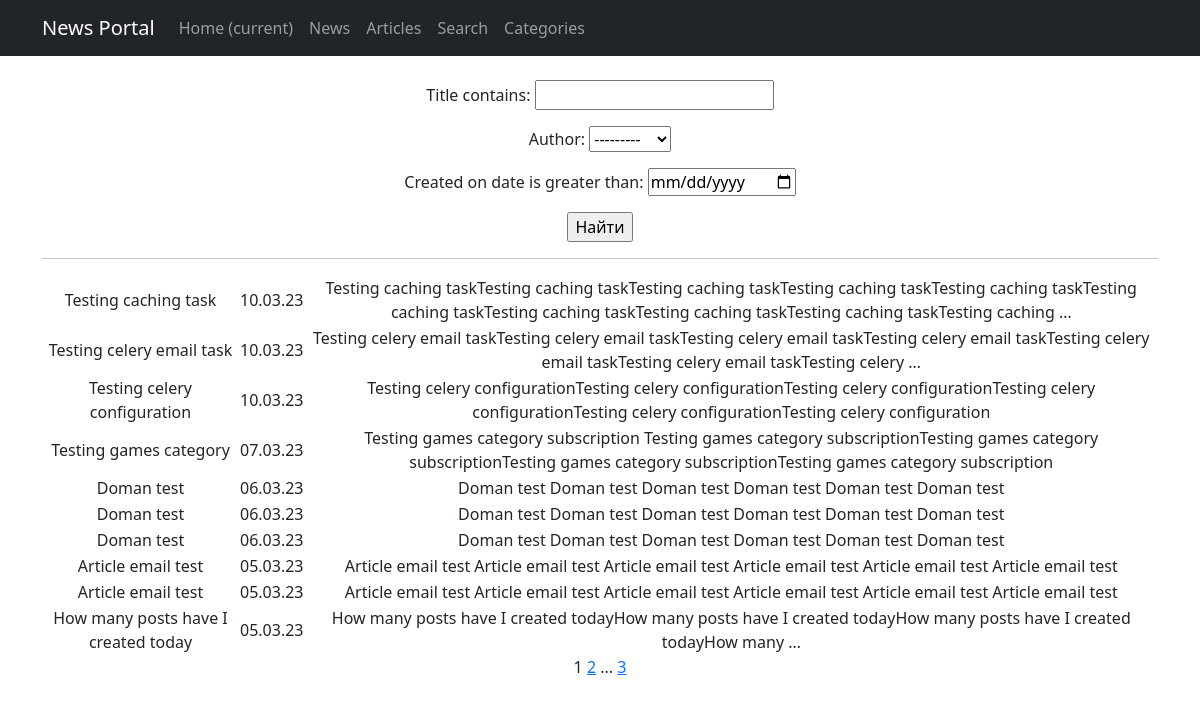
/posts/search/, run on the app's committed database.
### news/models.py (models this page shows, shortened)
class Post(models.Model):
    type = models.CharField(max_length=1, choices=TYPES, default=article)
    created_on = models.DateTimeField(auto_now_add=True)
    title = models.CharField(max_length=255)
    text = models.TextField()
    rating = models.IntegerField(default=0)
    author = models.ForeignKey(Author, on_delete=models.CASCADE)
    categories = models.ManyToManyField(Category, through='PostCategory')

### news/views.py (the view)
# urls.py: path('search/', PostsSearch.as_view(), name='posts_search'),
class PostsSearch(ListView):
    model = Post
    ordering = '-created_on'
    template_name = 'posts_search.html'
    context_object_name = 'posts_search'
    paginate_by = 10
    def get_queryset(self):
        queryset = super().get_queryset()
        self.filterset = PostsFilter(self.request.GET, queryset)
        return self.filterset.qs
    def get_context_data(self, **kwargs):
        context = super().get_context_data(**kwargs)
        context['filterset'] = self.filterset
        return context

### news/models.py (called while the page is built)
    def __str__(self):
        return f"{self.user.username}"

### news/templatetags/custom_filters.py (called while the page is built)
@register.filter()
def censor(text: str):
    if type(text) is not str:
        raise ValueError('censor filter only accepts str values')
    for word in UNDESIRABLE_WORDS:
        text = text.replace(word, f"{word[0]}{'*'*(len(word)-1)}")
        word = word.title()
        text = text.replace(word, f"{word[0]}{'*'*(len(word)-1)}")
    return text

### news/templatetags/custom_tags.py (called while the page is built)
@register.simple_tag(takes_context=True)
def url_replace(context, **kwargs):
    d = context['request'].GET.copy()
    for k, v in kwargs.items():
        d[k] = v
    return d.urlencode()

### templates/posts_search.html (shortened to what this page needs)
{% extends 'flatpages/default.html' %}
{% load custom_filters %}
{% load custom_tags %}
{% block content %}
<br>
<form action="" method="get">
      {{ filterset.form.as_p }}
      <input type="submit" value="Найти"/>
</form>
<hr>
<table>
    {% for post in posts_search %}
    <tr>
        <td>{{ post.title|censor }}</td>
        <td>{{ post.created_on|date:'d.m.y' }}</td>
        <td>{{ post.text|censor|truncatewords:20 }}</td>
    </tr>
    {% endfor %}
</table>
{{ page_obj.number }}
{% if page_obj.has_next %}
    <a href="?{% url_replace page=page_obj.next_page_number %}">{{ page_obj.next_page_number }}</a>
    {% if page_obj.next_page_number != page_obj.paginator.num_pages %}
        ...
        <a href="?{% url_replace page=page_obj.paginator.num_pages %}">{{ page_obj.paginator.num_pages }}</a>
    {% endif %}
{% endif %}
{% endblock content %}

### data on the page
Post: title|censor "Testing caching task", created_on "10.03.23", text|censor "Testing caching taskTesting caching taskTesting caching taskTesting caching taskTesting caching taskTesting caching taskTesting caching taskTesting caching taskTesting caching taskTesting caching …"
Post: title|censor "Testing celery email task", created_on "10.03.23", text|censor "Testing celery email taskTesting celery email taskTesting celery email taskTesting celery email taskTesting celery email taskTesting celery email taskTesting celery …"
Post: title|censor "Testing celery configuration", created_on "10.03.23", text|censor "Testing celery configurationTesting celery configurationTesting celery configurationTesting celery configurationTesting celery configurationTesting celery configuration"
Post: title|censor "Testing games category", created_on "07.03.23", text|censor "Testing games category subscription Testing games category subscriptionTesting games category subscriptionTesting games category subscriptionTesting games category subscription"
Post: title|censor "Doman test", created_on "06.03.23", text|censor "Doman test Doman test Doman test Doman test Doman test Doman test"
Post: title|censor "Doman test", created_on "06.03.23", text|censor "Doman test Doman test Doman test Doman test Doman test Doman test"
Post: title|censor "Doman test", created_on "06.03.23", text|censor "Doman test Doman test Doman test Doman test Doman test Doman test"
Post: title|censor "Article email test", created_on "05.03.23", text|censor "Article email test Article email test Article email test Article email test Article email test Article email test"
Post: title|censor "Article email test", created_on "05.03.23", text|censor "Article email test Article email test Article email test Article email test Article email test Article email test"
Post: title|censor "How many posts have I created today", created_on "05.03.23", text|censor "How many posts have I created todayHow many posts have I created todayHow many posts have I created todayHow many …"

### other printed values
{{ page_obj.number }} "1"
{{ page_obj.next_page_number }} "2"
{{ page_obj.paginator.num_pages }} "3"
